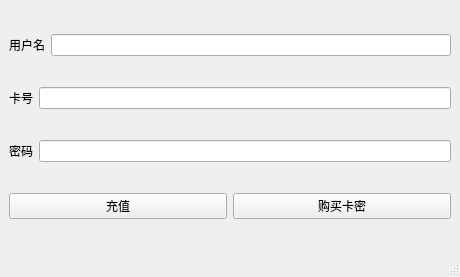
<?xml version="1.0" encoding="UTF-8"?>
<ui version="4.0">
 <class>MainWindow</class>
 <widget class="QMainWindow" name="MainWindow">
  <property name="geometry">
   <rect>
    <x>0</x>
    <y>0</y>
    <width>460</width>
    <height>277</height>
   </rect>
  </property>
  <property name="windowTitle">
   <string>MainWindow</string>
  </property>
  <widget class="QWidget" name="centralwidget">
   <layout class="QHBoxLayout" name="horizontalLayout_5">
    <item>
     <layout class="QVBoxLayout" name="verticalLayout">
      <item>
       <layout class="QHBoxLayout" name="horizontalLayout">
        <item>
         <widget class="QLabel" name="label">
          <property name="text">
           <string>用户名</string>
          </property>
         </widget>
        </item>
        <item>
         <widget class="QLineEdit" name="lineEdit"/>
        </item>
       </layout>
      </item>
      <item>
       <layout class="QHBoxLayout" name="horizontalLayout_2">
        <item>
         <widget class="QLabel" name="label_2">
          <property name="text">
           <string>卡号</string>
          </property>
         </widget>
        </item>
        <item>
         <widget class="QLineEdit" name="lineEdit_2"/>
        </item>
       </layout>
      </item>
      <item>
       <layout class="QHBoxLayout" name="horizontalLayout_3">
        <item>
         <widget class="QLabel" name="label_3">
          <property name="text">
           <string>密码</string>
          </property>
         </widget>
        </item>
        <item>
         <widget class="QLineEdit" name="lineEdit_3"/>
        </item>
       </layout>
      </item>
      <item>
       <layout class="QHBoxLayout" name="horizontalLayout_4">
        <item>
         <widget class="QPushButton" name="pushButton">
          <property name="text">
           <string>充值</string>
          </property>
         </widget>
        </item>
        <item>
         <widget class="QPushButton" name="pushButton_2">
          <property name="text">
           <string>购买卡密</string>
          </property>
         </widget>
        </item>
       </layout>
      </item>
     </layout>
    </item>
   </layout>
  </widget>
  <widget class="QMenuBar" name="menubar">
   <property name="geometry">
    <rect>
     <x>0</x>
     <y>0</y>
     <width>460</width>
     <height>18</height>
    </rect>
   </property>
  </widget>
  <widget class="QStatusBar" name="statusbar"/>
 </widget>
 <resources/>
 <connections/>
</ui>
